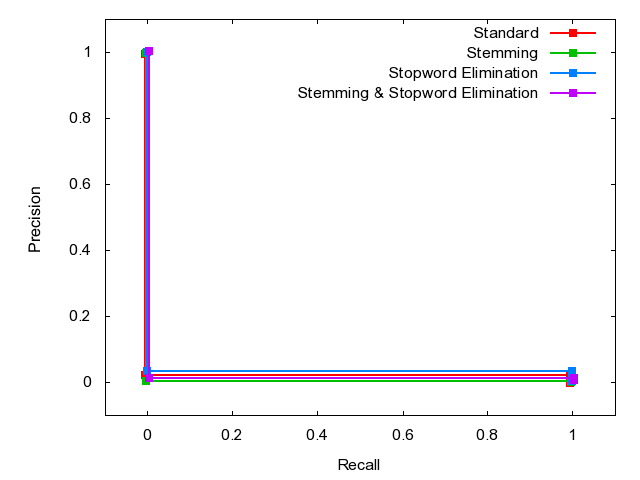

Source code (gnuplot):

	set terminal png
	set output 'Q23.png'
	set ylabel 'Precision'
	set xlabel 'Recall'
	set xrange [-0.1:1.1]
	set yrange [-0.1:1.1]
	plot 'Q23.dat' index 0 using 1:2 w linespoints lw 2 pt 5 title 'Standard', \
'Q23.dat' index 1 using 1:2 w linespoints lw 2 pt 5 title 'Stemming', \
'Q23.dat' index 2 using 1:2 w linespoints lw 2 pt 5 title 'Stopword Elimination', \
'Q23.dat' index 3 using 1:2 w linespoints lw 2 pt 5 title 'Stemming & Stopword Elimination'
